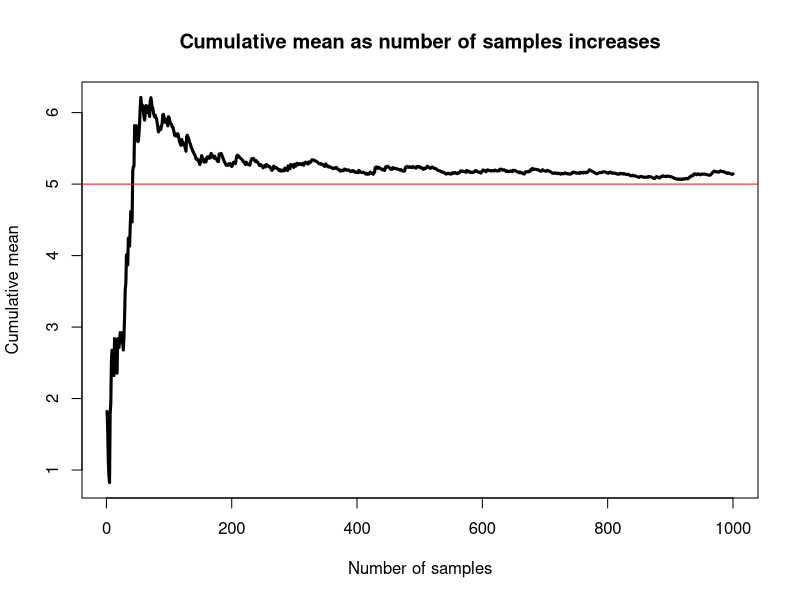
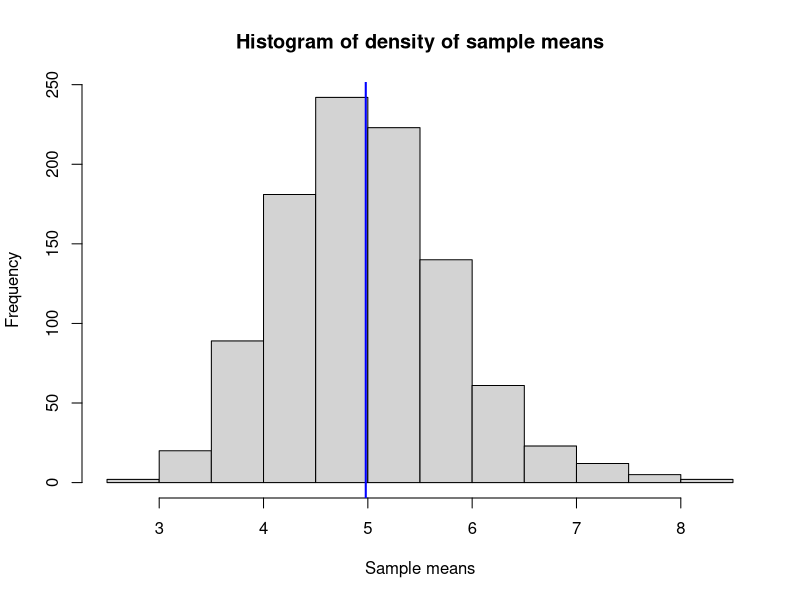
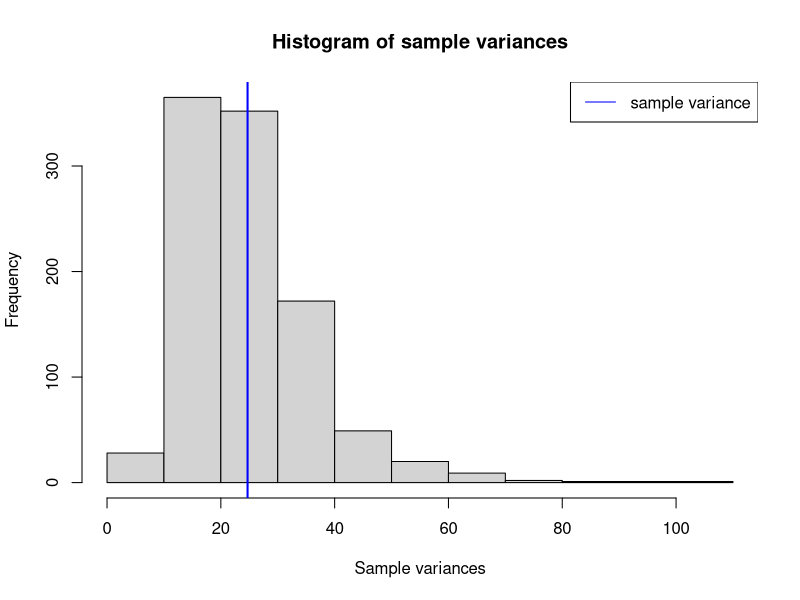
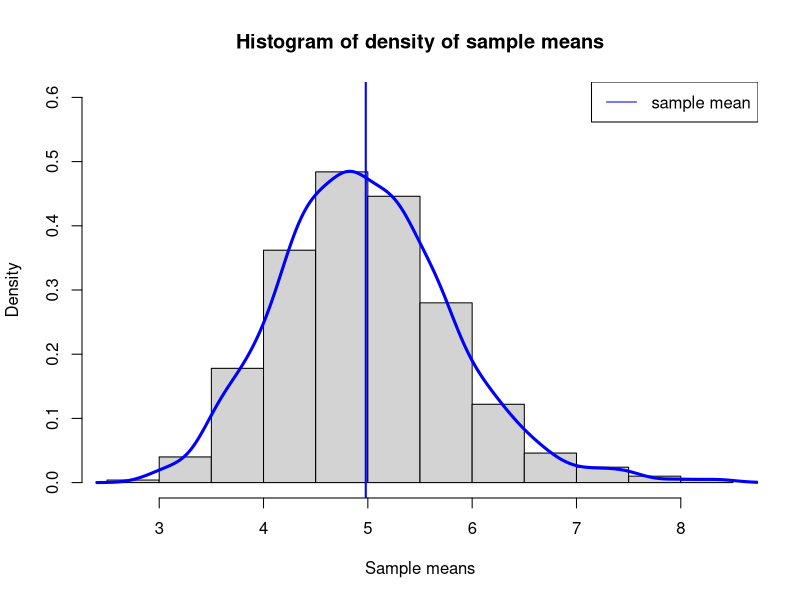
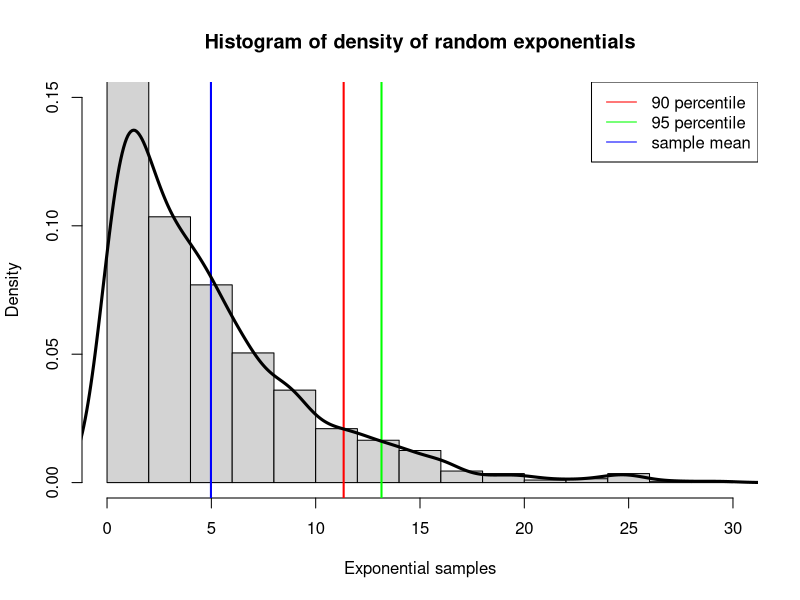

Source code (R) for these figures, in order:
## ---- chunk 1
n <- 1000
lambda <- 0.2
simulation_sample_size <- 40

theoretical_mean = 1/ lambda
theoretical_sd = 1/lambda
theoretical_variance = theoretical_sd^2

means = NULL
variances = NULL
cumsum_means = cumsum(rexp(n, lambda)) / (1:n)
for (i in 1:n) {
    exp_samples = rexp(simulation_sample_size, lambda)
    means = c(means, mean(exp_samples))
    variances = c(variances, sd(exp_samples)^2)
}

sample_mean = mean(means)
sample_variance = mean(variances)
## ---- chunk 2
plot(c(1:n), cumsum_means, type = 'l', main = 'Cumulative mean as number of samples increases', 
     xlab = 'Number of samples', ylab = 'Cumulative mean', lwd=3)
abline(h = theoretical_mean, col='red')
## ---- chunk 3
hist(means, xlab = 'Sample means', main='Histogram of density of sample means')
abline(v = sample_mean, lwd=2, col='blue')
## ---- chunk 4
hist(variances, xlab='Sample variances', main='Histogram of sample variances')
abline(v = sample_variance, lwd=2, col='blue')
legend('topright', c('sample variance'), lty = 1, col = c('blue'))
## ---- chunk 5
hist(means, probability = T, xlab = 'Sample means', main='Histogram of density of sample means', ylim = c(0,0.6))
abline(v = sample_mean, lwd=2, col='blue')
lines(density(means), lwd=3, col='blue')
legend('topright', c('sample mean'), lty = 1, col=c('blue'))
## ---- chunk 6
exp_samples <- rexp(n, lambda)
hist(exp_samples, probability = T,xlab = 'Exponential samples', main='Histogram of density of random exponentials',
     ylim=c(0,0.15))
abline(v = sample_mean, lwd=2, col='blue')
sample_sd = sqrt(sample_variance)
abline(v = sample_mean + 1.28*sample_sd, lwd=2, col='red')
abline(v = sample_mean + 1.645*sample_sd, lwd=2, col='green')
lines(density(exp_samples), lwd=3)
legend('topright', c('90 percentile', '95 percentile', 'sample mean'), lty = 1, col=c('red', 'green','blue'))
